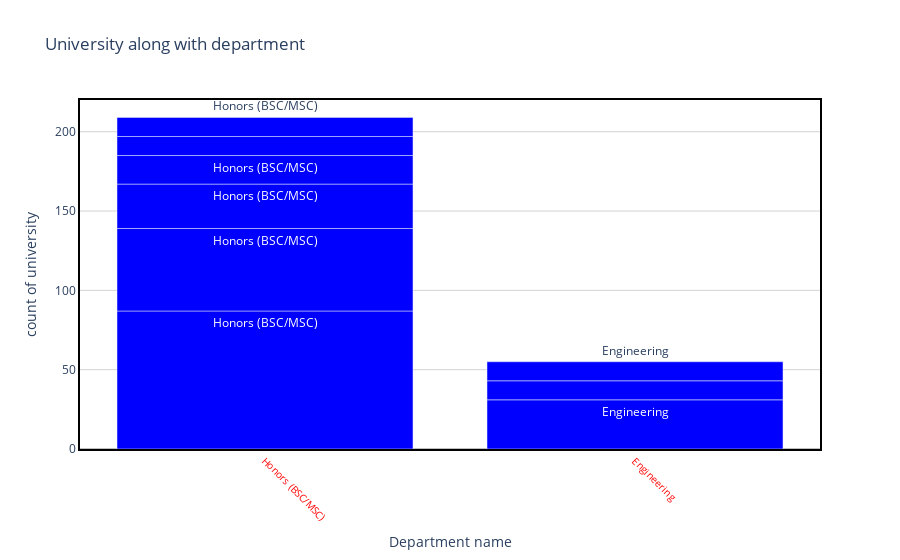

Source (notebook cell):
### Code cell
draw_trace_bar(university3,'Department','counts','University along with department','Department name','count of university')

### Figure 1 — Plotly figure (JSON) as saved in the notebook; plotly's stock layout.template omitted (floating-point values rounded to 4 significant figures)
{"data": [{"marker": {"color": "Blue"}, "text": ["Honors (BSC/MSC)", "Honors (BSC/MSC)", "Engineering", "Honors (BSC/MSC)", "Honors (BSC/MSC)", "Engineering", "Engineering", "Honors (BSC/MSC)", "Honors (BSC/MSC)"], "type": "bar", "x": ["Honors (BSC/MSC)", "Honors (BSC/MSC)", "Engineering", "Honors (BSC/MSC)", "Honors (BSC/MSC)", "Engineering", "Engineering", "Honors (BSC/MSC)", "Honors (BSC/MSC)"], "y": [87, 52, 31, 28, 18, 12, 12, 12, 12]}], "layout": {"hovermode": "closest", "paper_bgcolor": "rgba(0, 0, 0, 0)", "plot_bgcolor": "rgba(0, 0, 0, 0)", "title": {"text": "University along with department"}, "xaxis": {"linecolor": "black", "linewidth": 2, "mirror": true, "showline": true, "showticklabels": true, "tickangle": 45, "tickfont": {"color": "red", "size": 10}, "title": {"text": "Department name"}, "zeroline": true, "zerolinecolor": "grey", "zerolinewidth": 1}, "yaxis": {"gridcolor": "lightgrey", "linecolor": "black", "linewidth": 2, "mirror": true, "showline": true, "title": {"text": "count of university"}, "zeroline": true, "zerolinecolor": "grey", "zerolinewidth": 1}}}
